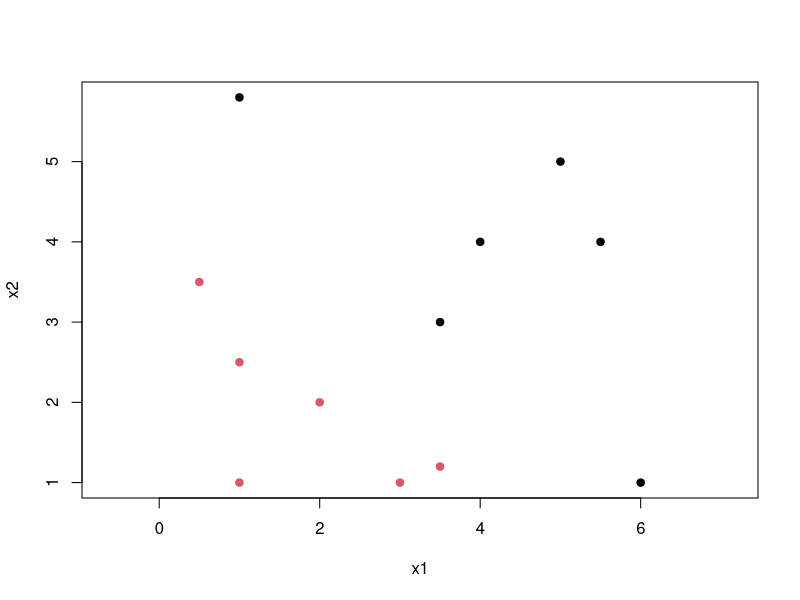
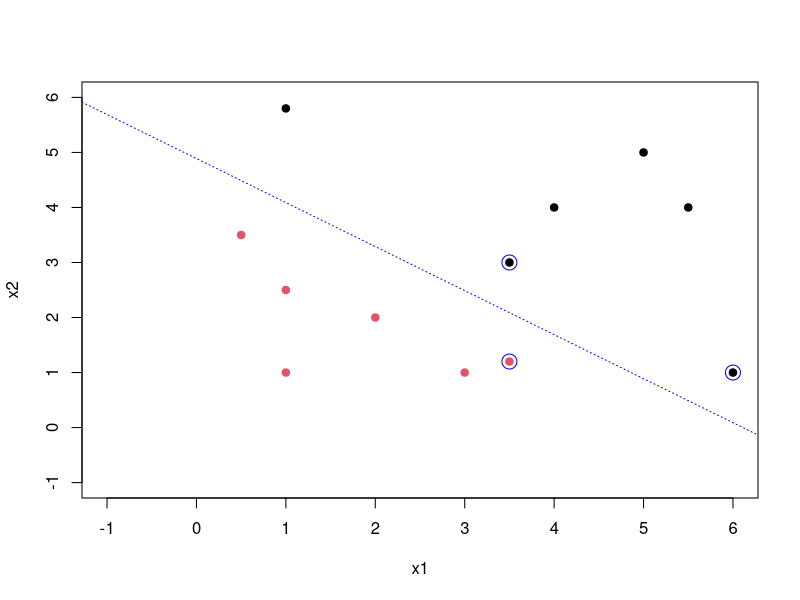
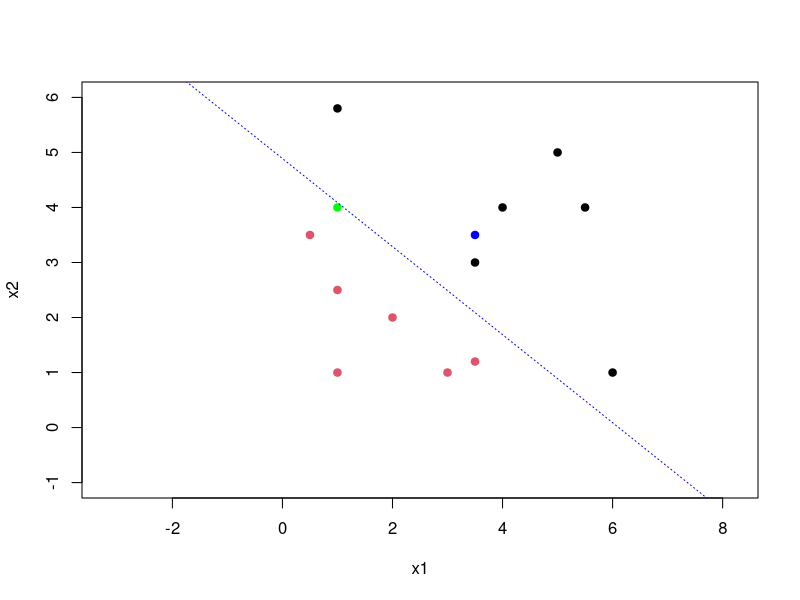
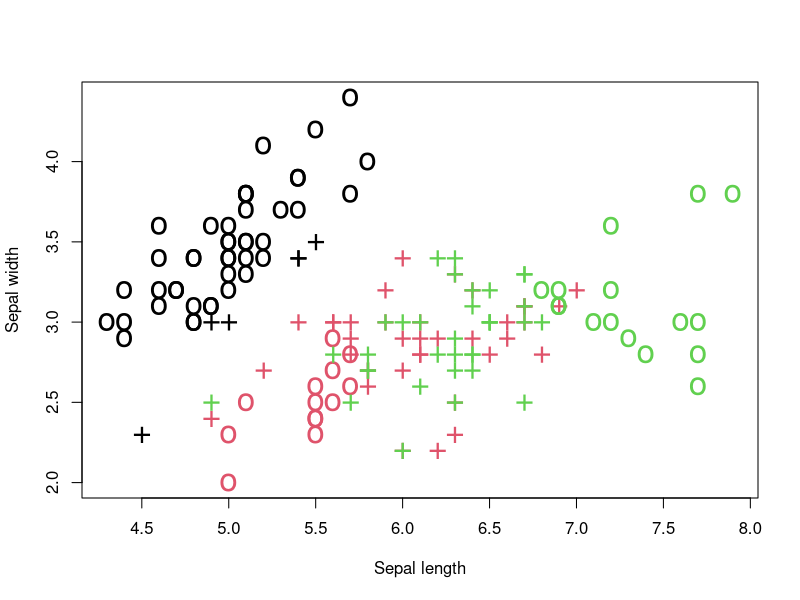
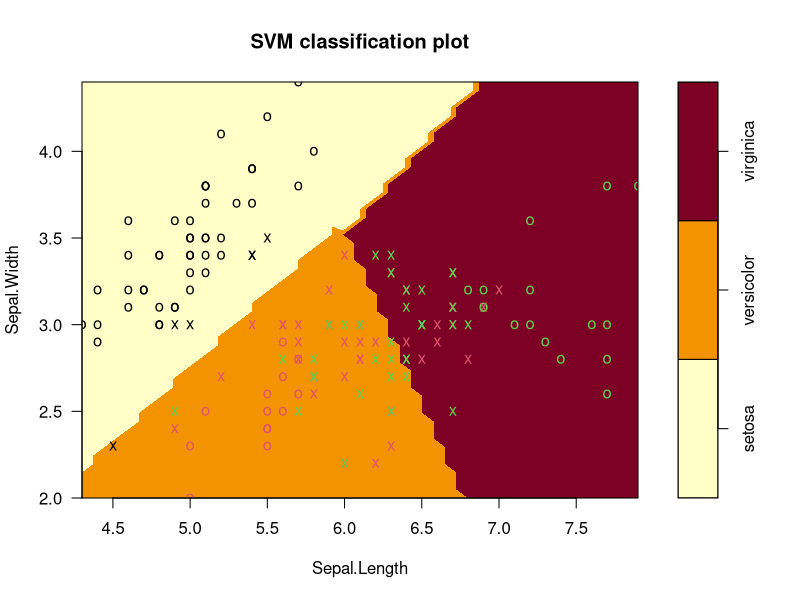

Reproduce these figures in R, in order.
####################################### LINEAR #############################################
x1s <- c(.5,1,1,2,3,3.5,     1,3.5,4,5,5.5,6)
x2s <- c(3.5,1,2.5,2,1,1.2,  5.8,3,4,5,4,1)
ys <- c(rep(+1,6),          rep(-1,6))
my.data <- data.frame(x1=x1s, x2=x2s, type=as.factor(ys))

plot(my.data[,-3],col=(ys+3)/2, pch=19, asp=1);

library(e1071)
svm.model <- svm(type ~ ., data=my.data, type='C-classification', kernel='linear',scale=FALSE)

plot(my.data[,-3],col=(ys+3)/2, pch=19, xlim=c(-1,6), ylim=c(-1,6));
points(my.data[svm.model$index,c(1,2)],col="blue",cex=2) # show the support vectors

# get parameters of hiperplane
w <- t(svm.model$coefs) %*% svm.model$SV
b <- -svm.model$rho
# in this 2D case the hyperplane is the line w[1,1]*x1 + w[1,2]*x2 + b = 0
abline(a=-b/w[1,2], b=-w[1,1]/w[1,2], col="blue", lty=3)

observations <- data.frame(x1=c(1,3.5),x2=c(4,3.5))

plot(my.data[,-3],col=(ys+3)/2, pch=19, xlim=c(-1,6), ylim=c(-1,6) , asp=1);
points(observations[1,], col="green", pch=19)
points(observations[2,], col="blue", pch=19)
abline(a=-b/w[1,2], b=-w[1,1]/w[1,2], col="blue", lty=3)

predict(svm.model, observations)






############################### IRIS #################################################
data(iris)
svm.model <- svm(Species ~ Sepal.Length + Sepal.Width, data = iris, kernel = "linear")
# the + are support vectors
plot(iris$Sepal.Length, iris$Sepal.Width, col = as.integer(iris[, 5]), 
     pch = c("o","+")[1:150 %in% svm.model$index + 1], cex = 2, 
     xlab = "Sepal length", ylab = "Sepal width")
plot(svm.model, iris, Sepal.Width ~ Sepal.Length, 
     slice = list(sepal.width = 1, sepal.length = 2))
svm.pred  <- predict(svm.model, iris[,-5]) 
table(pred = svm.pred, true = iris[,5]) # show the confusion matrix